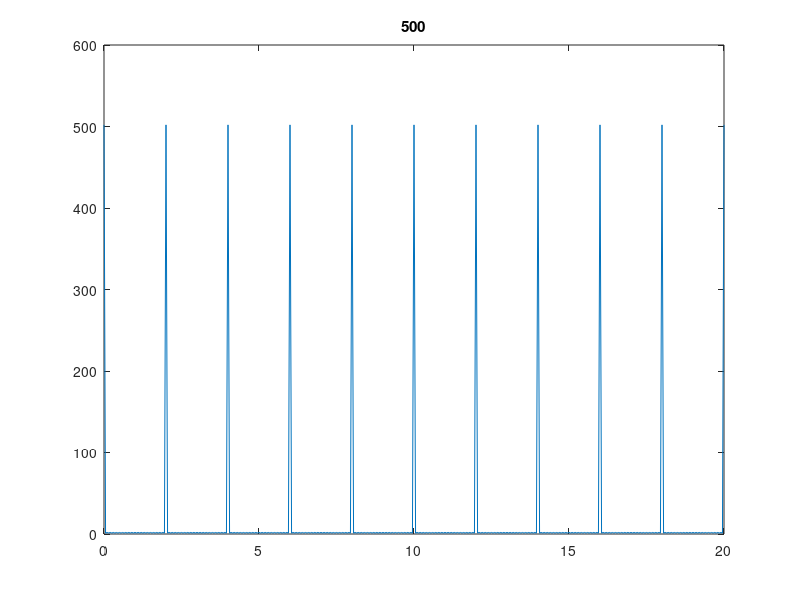

The MATLAB source for this figure:
% Serie de Fourier usando
% f(t) = sum cn*exp(j*2*pi*n/T*t) (desde -Inf hasta +Inf)
%
% Ejemplo para un tren de impulsos periodo DT
%
% Comparar con implementacion en EjemploSerieFourier.m
%
% D.Mery, PUC-DCC, Oct. 2011
%
close all
K  = 20;
N  = 8;
t  = 0:0.05:K;
DT = 2;
j  = sqrt(-1);
% para n = 0;
f = DT*ones(size(t));
for n=1:500;
    f = f + 2/DT*(cos(2*pi*n/DT*t));
    figure(1)
    % plot(t,f/n); %entre 0 y 1
    % axis([0 20 -0.5 1.5])
    plot(t,f); % los impulsos tienden al infinito, como debe ser!
    title(num2str(n))
    pause(0.1);
end
